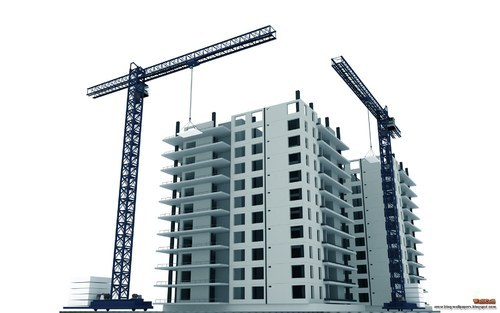
#> input picture image3.jpg, 500 x 313 px
$ python surf_invarient_detection.py
#> lines starting #> are read from the running program, lines starting #| are printed output that depends on the picture
import cv2 as cv
import numpy as np


img = cv.imread("image3.jpg")
#> img is the input picture: shape (313, 500, 3); mean B, G, R 209, 206.6, 200.2
img = cv.resize(img, fx=2, fy=2, dsize=None, interpolation=cv.INTER_CUBIC)
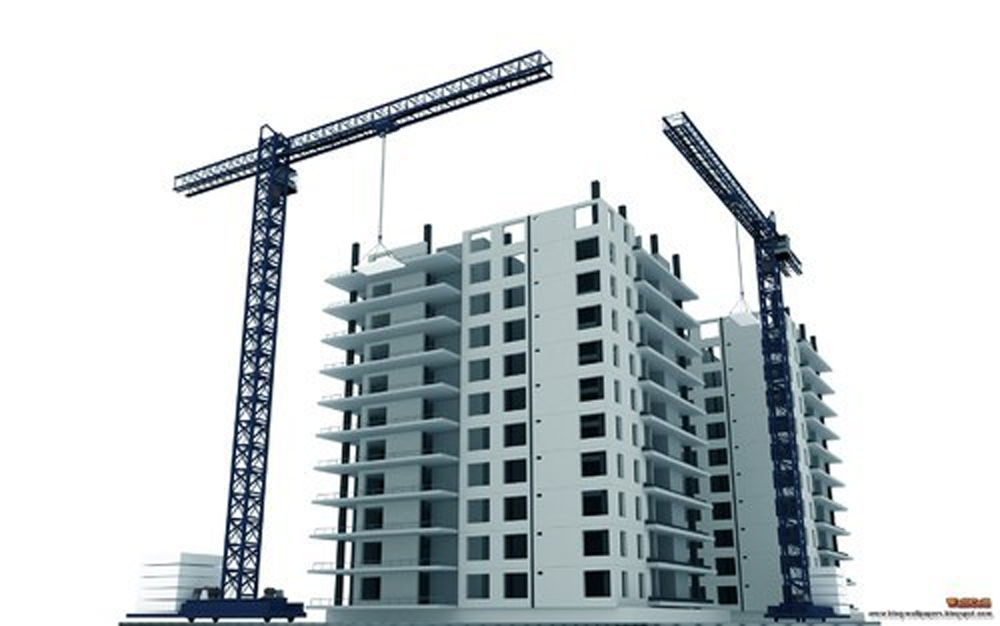
#> img: shape (626, 1000, 3); mean B, G, R 208.9, 206.5, 200.2
gray_img = cv.cvtColor(src=img, code=cv.COLOR_BGRA2GRAY)
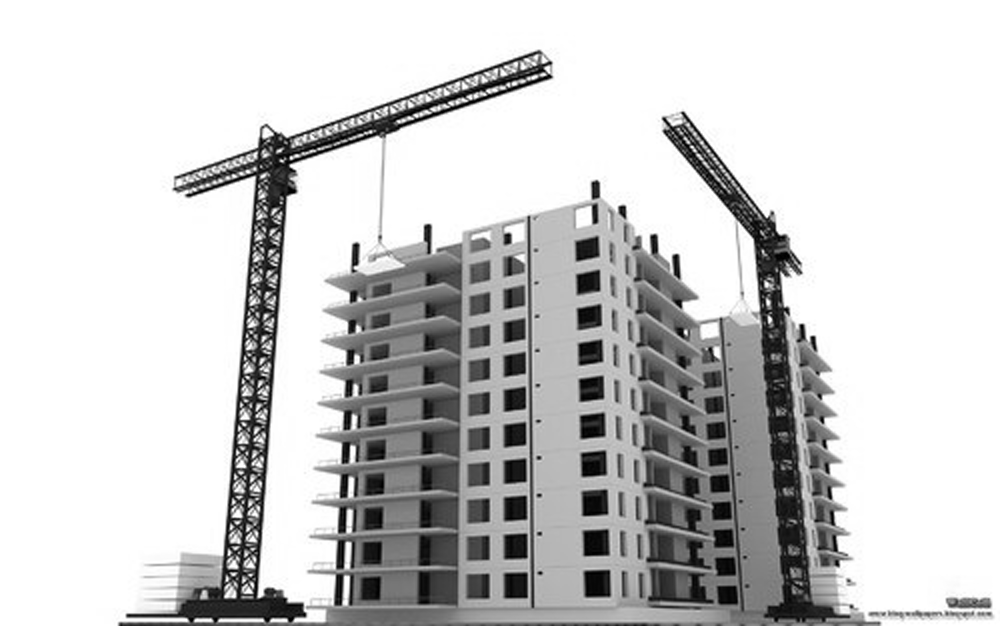
#> gray_img: shape (626, 1000); min 0, max 255, mean 204.9

while (1):
    cv.imshow("Original Image", img)
    cv.imshow("SURF image", gray_img)
    if cv.waitKey(1) & 0xFF == ord('s'):
#> (key Esc is pressed here)
        break
cv.destroyAllWindows()

$ run again, with image2.jpg copied over image3.jpg
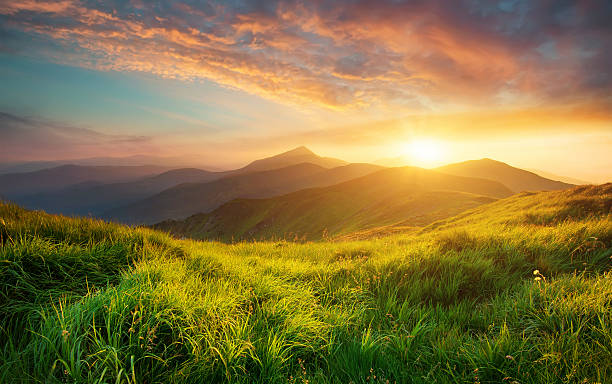
#> input picture image2.jpg, 612 x 384 px
#> img is the input picture: shape (384, 612, 3); mean B, G, R 66.6, 117.5, 134.5
#> img: shape (768, 1224, 3)
#> `gray_img = cv.cvtColor(src=img, code=cv.COLOR_BGRA2GRAY)`:
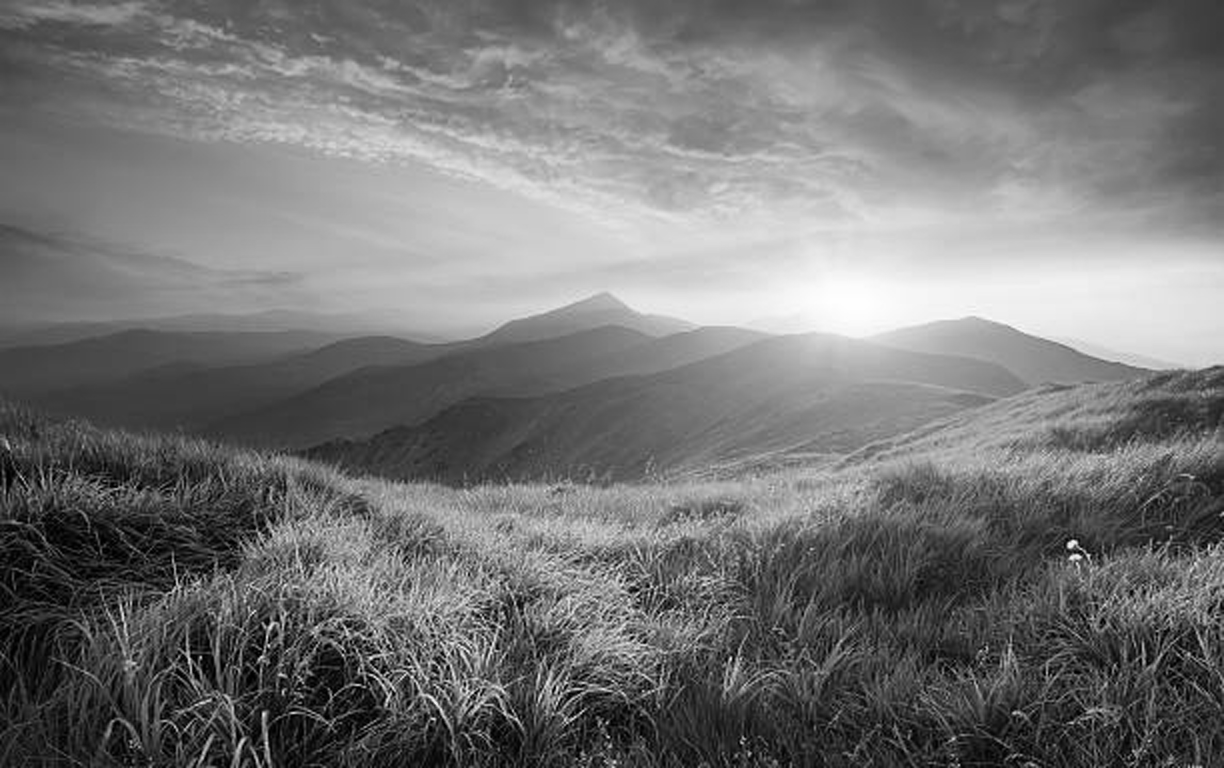
#> gray_img: shape (768, 1224); min 0, max 254, mean 116.8
